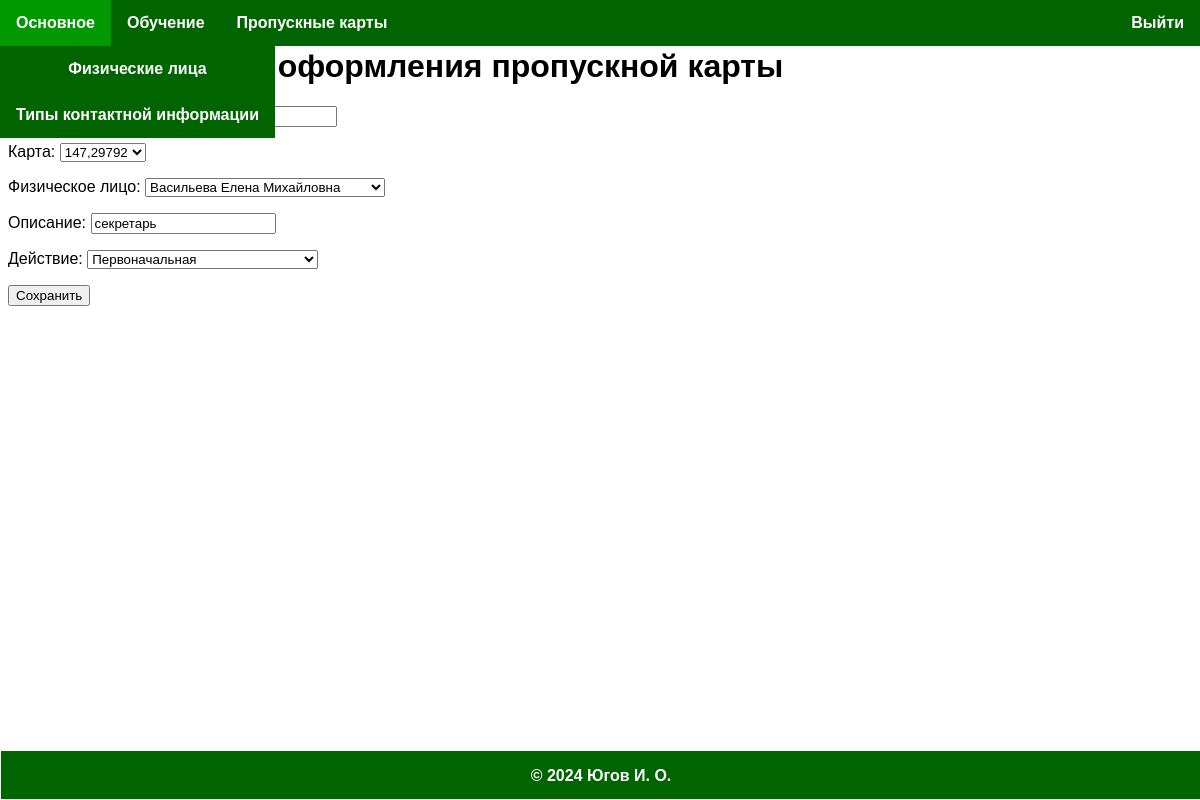
/pass_cards/pass_card_issue/3/edit/ (signed in), run on the app's committed database.
### pass_cards/models.py (models this page shows, shortened)
class PassCardIssue(models.Model):
    issue_date = models.DateField(_('Дата оформления'), default=now)
    """Дата рождения."""
    card = models.ForeignKey(PassCard, null=True, on_delete=models.RESTRICT, verbose_name='Карта')
    """Карта."""
    individual = models.ForeignKey(Individual, null=True, on_delete=models.PROTECT, verbose_name='Физическое лицо')
    """Физическое лицо."""
    description = models.CharField(_('Описание'), max_length=30, default='')
    """Описание физического лица."""
    action = models.ForeignKey(PassCardAction, null=True, on_delete=models.PROTECT, verbose_name='Действие')
    """Действие."""
    class Meta:
        verbose_name = _('Оформление карты')
        verbose_name_plural = _('Оформление карт')

### pass_cards/views.py (the view)
# urls.py: path('pass_card_issue/<int:pk>/edit/', views.pass_card_issue_edit, name='pass_card_issue_edit'),
@login_required(login_url='/login/')
def pass_card_issue_edit(request, pk):
    pass_card_issue = get_object_or_404(PassCardIssue, pk=pk)
    if request.method == 'POST':
        form = PassCardIssueForm(request.POST, instance=pass_card_issue)
        if form.is_valid():
            pass_card_issue = form.save(commit=False)
            pass_card_issue.save()
            return redirect('pass_card_issue_list')
    else:
        form = PassCardIssueForm(instance=pass_card_issue)
    return render(request, 'entities/pass_card_issue/edit.html', {'username': request.user.username, 'form': form})

### pass_cards/forms.py
class PassCardIssueForm(forms.ModelForm):
    class Meta:
        model = PassCardIssue
        fields = ['issue_date', 'card', 'individual', 'description', 'action']

### base/models.py (called while the page is built)
    @property
    def title_with_status(self):
        result = f'{self.last_name} {self.first_name}'
        if self.patronymic != '':
            result += f' {self.patronymic}'
        if hasattr(self, 'student'):
            last_class_group_enrollment = self.student.class_group_enrollments.order_by('-enrollment_date').first()
            if last_class_group_enrollment:
                result += f' ({last_class_group_enrollment.class_group})'
        return result.strip()

    def __str__(self):
        return f'{self.title_with_status}'

### classes/models.py (called while the page is built)
    def __str__(self):
        if self.label in (x for x in '0123456789'):
            return f'{self.grade}-{self.label}'
        else:
            return f'{self.grade}{self.label}'

### pass_cards/models.py (called while the page is built)
    def __str__(self):
        return self.title

    def __str__(self):
        return self.pass_id

### templates/entities/pass_card_issue/edit.html (shortened to what this page needs)
{% extends 'base.html' %}
{% block content %}
    <h1>{% if form.instance.pk %}Редактирование{% else %}Создание{% endif %} оформления пропускной карты</h1>
    <form method="post">
        {{ form.as_p }}
        <button type="submit">Сохранить</button>
    </form>
{% endblock %}

### templates/static/css/main.css (style rules this page uses)
body { font-family: Arial, sans-serif; }

### data on the page
PassCardIssue: card "147,29792", individual "Васильева Елена Михайловна", description "секретарь", action "Первоначальная"
